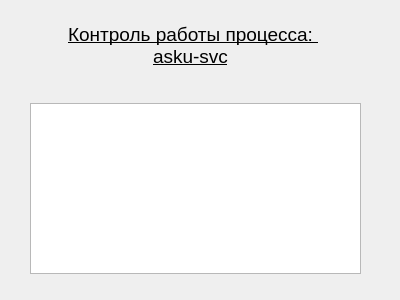
<?xml version="1.0" encoding="UTF-8"?>
<ui version="4.0">
 <class>MainWindow</class>
 <widget class="QMainWindow" name="MainWindow">
  <property name="geometry">
   <rect>
    <x>0</x>
    <y>0</y>
    <width>400</width>
    <height>300</height>
   </rect>
  </property>
  <property name="windowTitle">
   <string>MainWindow</string>
  </property>
  <property name="windowIcon">
   <iconset>
    <normaloff>../build-check_asku_svc-gcc-Debug/bird.png</normaloff>../build-check_asku_svc-gcc-Debug/bird.png</iconset>
  </property>
  <widget class="QWidget" name="centralWidget">
   <widget class="QPlainTextEdit" name="plainTextEdit">
    <property name="geometry">
     <rect>
      <x>30</x>
      <y>103</y>
      <width>331</width>
      <height>171</height>
     </rect>
    </property>
   </widget>
   <widget class="QLabel" name="label">
    <property name="geometry">
     <rect>
      <x>60</x>
      <y>10</y>
      <width>261</width>
      <height>71</height>
     </rect>
    </property>
    <property name="font">
     <font>
      <family>Arial</family>
      <pointsize>14</pointsize>
      <underline>true</underline>
     </font>
    </property>
    <property name="frameShape">
     <enum>QFrame::NoFrame</enum>
    </property>
    <property name="frameShadow">
     <enum>QFrame::Sunken</enum>
    </property>
    <property name="text">
     <string>Контроль работы процесса: 
asku-svc</string>
    </property>
    <property name="textFormat">
     <enum>Qt::PlainText</enum>
    </property>
    <property name="scaledContents">
     <bool>false</bool>
    </property>
    <property name="alignment">
     <set>Qt::AlignCenter</set>
    </property>
   </widget>
  </widget>
 </widget>
 <layoutdefault spacing="6" margin="11"/>
 <resources/>
 <connections/>
</ui>
